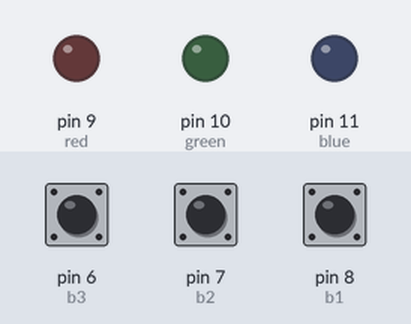
This sketch was run on a simulated Arduino Uno, built with avr-gcc and run on an emulated ATmega328P. Shown: output pins drawn as LEDs (lit = HIGH). The test bench sets the inputs (shaded band); at power-on: pin 6 (b3) HIGH, pin 7 (b2) HIGH, pin 8 (b1) HIGH.

Above: at 1.2 s.
1.3 s: pin 6 (b3) pulled LOW for 0.15 s
At 1.37 s:
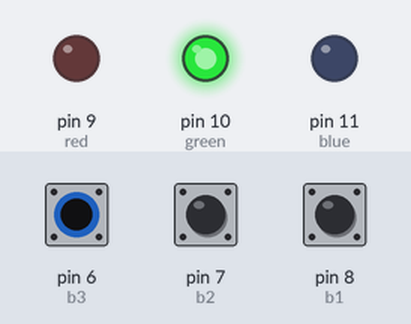
2.9 s: pin 7 (b2) pulled LOW for 0.15 s
At 2.97 s:
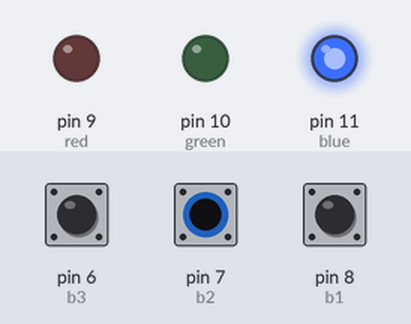
4.5 s: pin 8 (b1) pulled LOW for 0.15 s
At 4.57 s:
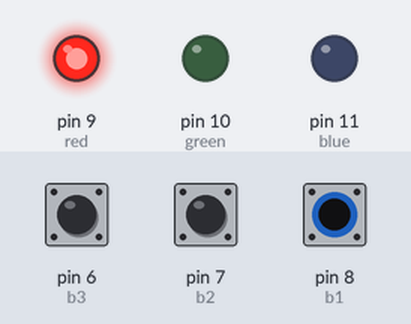
6.1 s: pin 8 (b1) pulled LOW for 3.2 s
At 9.6 s:
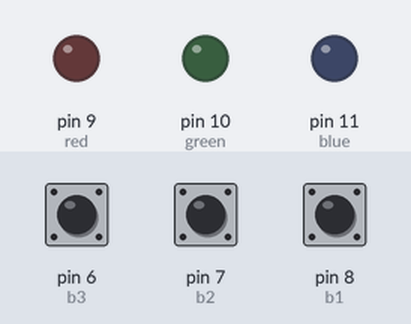
10.8 s: pin 6 (b3) pulled LOW for 3.2 s
At 11.9 s:
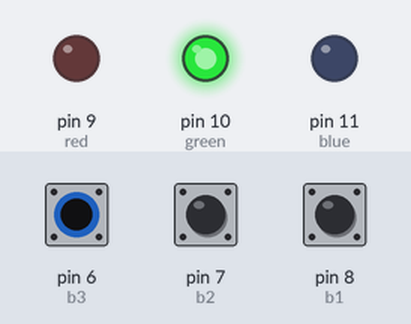
15.5 s: pin 6 (b3) driven LOW and pin 7 (b2) driven LOW
At 16.7 s:
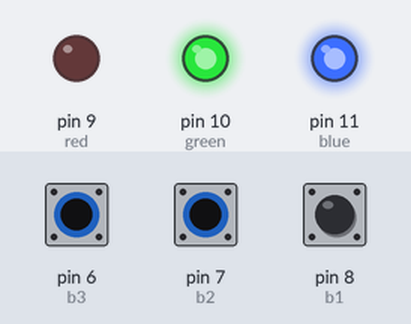
Timing chart, 0 to 18.0 s (numbered marks = the images above; inputs shaded):
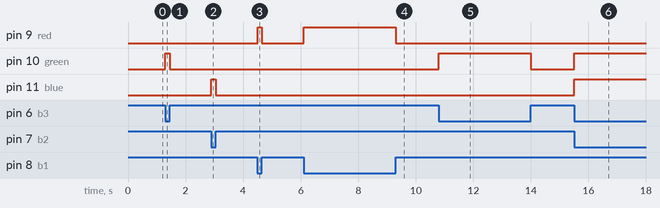

Measured:
- after the input at 1.3 s, pin 10 (green): LOW → HIGH at once, → LOW 0.15 s later
- after the input at 2.9 s, pin 11 (blue): LOW → HIGH at once, → LOW 0.15 s later
- after the input at 4.5 s, pin 9 (red): LOW → HIGH at once, → LOW 0.15 s later
- after the input at 6.1 s, pin 9 (red): LOW → HIGH at once, → LOW 3.2 s later
- after the input at 10.8 s, pin 10 (green): LOW → HIGH at once, → LOW 3.2 s later
- after the input at 15.5 s, pin 10 (green), pin 11 (blue): LOW → HIGH at once

The sketch:

Codigo4.ino.ino
```cpp
int b1 = 8;
int b2 = 7;
int b3 = 6;
int red  = 9;
int green = 10;
int blue = 11;
bool e1;
bool e2;
bool e3;

void setup() {
  Serial.begin(9600);
  pinMode(b1, INPUT_PULLUP);
  pinMode(b2, INPUT_PULLUP);
  pinMode(b3, INPUT_PULLUP);
  pinMode(red, OUTPUT);
  pinMode(green, OUTPUT);
  pinMode(blue, OUTPUT);
}

void loop() {
  e1 = digitalRead(b1);
  e2 = digitalRead(b2);
  e3 = digitalRead(b3);
   if(e1 && e2 && e3){
    digitalWrite(red, LOW);
    digitalWrite(blue, LOW);
    digitalWrite(green, LOW);
  }
  if(!e1 && e2 && e3){
    digitalWrite(red, HIGH);
    digitalWrite(blue, LOW);
    digitalWrite(green, LOW);
  }
  if(e1 && !e2 && e3){
    digitalWrite(red, LOW);
    digitalWrite(blue, HIGH);
    digitalWrite(green, LOW);
  }
   if(e1 && e2 && !e3){
    digitalWrite(red, LOW);
    digitalWrite(blue, LOW);
    digitalWrite(green, HIGH);
   }
   if(e1 && !e2 && !e3){
    digitalWrite(red, LOW);
    digitalWrite(blue, HIGH);
    digitalWrite(green, HIGH);
   }
   if(!e1 && e2 && !e3){
    digitalWrite(red, HIGH);
    digitalWrite(blue, LOW);
    digitalWrite(green, HIGH);
   }
   if(!e1 && !e2 && e3){
    digitalWrite(red, HIGH);
    digitalWrite(blue, HIGH);
    digitalWrite(green, LOW);
   }
   if(!e1 && !e2 && !e3){
    digitalWrite(red, HIGH);
    digitalWrite(blue, HIGH);
    digitalWrite(green, HIGH);
   }
}
```
